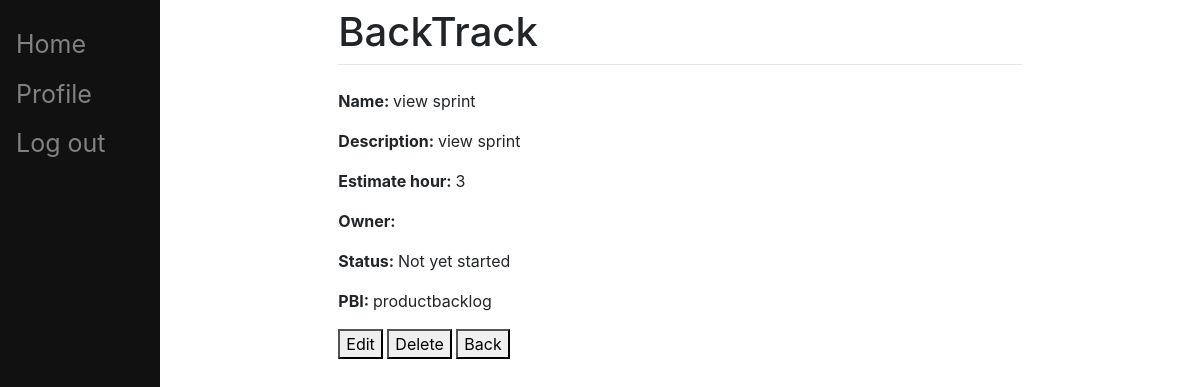
/pbi/viewTask/11/ (signed in), run on an earlier commit of the app's database.
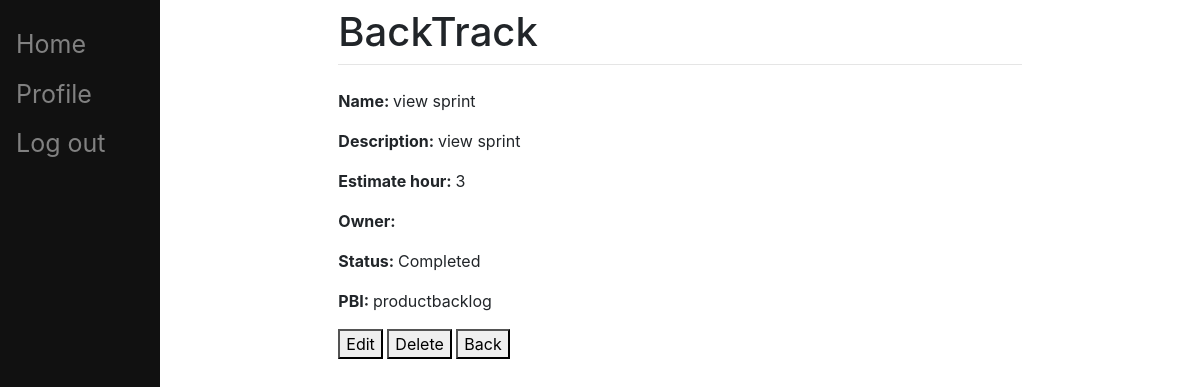
And on a later commit of the database.
### pbi/models.py (models this page shows, shortened)
class Task(models.Model):
	STAT = (
		('Completed', 'Completed'),
		('In Progress', 'In Progress'),
		('Not yet started', 'Not yet started'),
	)
	name = models.CharField(max_length=200)
	description = models.CharField(max_length=200)
	hour = models.PositiveIntegerField(blank=True, null=True)
	status = models.CharField(choices=STAT, default='Not yet started', max_length=200)
	create_at = models.DateTimeField(blank=True, default=timezone.now, editable=False)
	item = models.ForeignKey(Item,on_delete=models.CASCADE,blank=True, null=True)
	sprint = models.ForeignKey(Sprint,on_delete=models.CASCADE,blank=True, null=True)
	person = models.ForeignKey(Person, on_delete=models.SET_NULL, blank=True, null=True)

class Item(models.Model):
	STAT = (
		('Completed', 'Completed'),
		('In Progress', 'In Progress'),
		('Not yet started', 'Not yet started'),
		('Not finished', 'Not finished'),
	)
	order = models.PositiveIntegerField()
	name = models.CharField(max_length=200)
	description = models.CharField(max_length=200)
	remaining_sprint_size = models.PositiveIntegerField()
	estimate_of_story_point = models.PositiveIntegerField()
	cumulative_story_point = models.PositiveIntegerField(default=0, editable=False)
	status = models.CharField(choices=STAT, default='Not yet started', max_length=200)
	last_modified = models.DateTimeField(auto_now=True, auto_now_add=False, blank=True)
	create_at = models.DateTimeField(blank=True, default=timezone.now, editable=False)
	project = models.ForeignKey(Project, on_delete=models.CASCADE, null=True)
	sprint = models.ForeignKey(Sprint, on_delete=models.SET_NULL, blank=True, null=True)
	added = models.BooleanField(default=False, editable=False)
	def __str__(self):
		return self.name

### pbi/views.py (the view)
class TaskView(LoginRequiredMixin, TemplateView):
    login_url = '/pbi/login/'
    redirect_field_name = 'redirect_to'
    template_name = 'task_view.html'
    def get_context_data(self, **kwargs):
        task = self.kwargs['task']
        context = super().get_context_data(**kwargs)
        context['task'] = Task.objects.get(pk=task)
        return context

### templates/task_view.html
{% extends "main/base.html" %}
{% block content %}
<p><b>Name: </b>{{ task.name }}</p>
<p><b>Description: </b>{{ task.description }}</p>
<p><b>Estimate hour: </b>{{ task.hour }}</p>
<p><b>Owner: </b>{{ task.person.name }}</p>
<p><b>Status: </b>{{ task.status }}</p>
<p><b>PBI: </b>{{ task.item }}</p>
<button onclick="window.location.href = 'http://localhost:8000/pbi/updateTask/{{ task.pk }}';">Edit</button>
<button onclick="window.location.href = 'http://localhost:8000/pbi/deleteTask/{{ task.pk }}';">Delete</button>
<button onclick="window.location.href = 'http://localhost:8000/pbi/viewSprintBacklog/{{ task.sprint.id }}';" value="Back" type="reset">Back</button>
{% endblock %}

What changed in the data, as far as the page shows it:
changed Task "view sprint": status "Not yet started" → "Completed"
